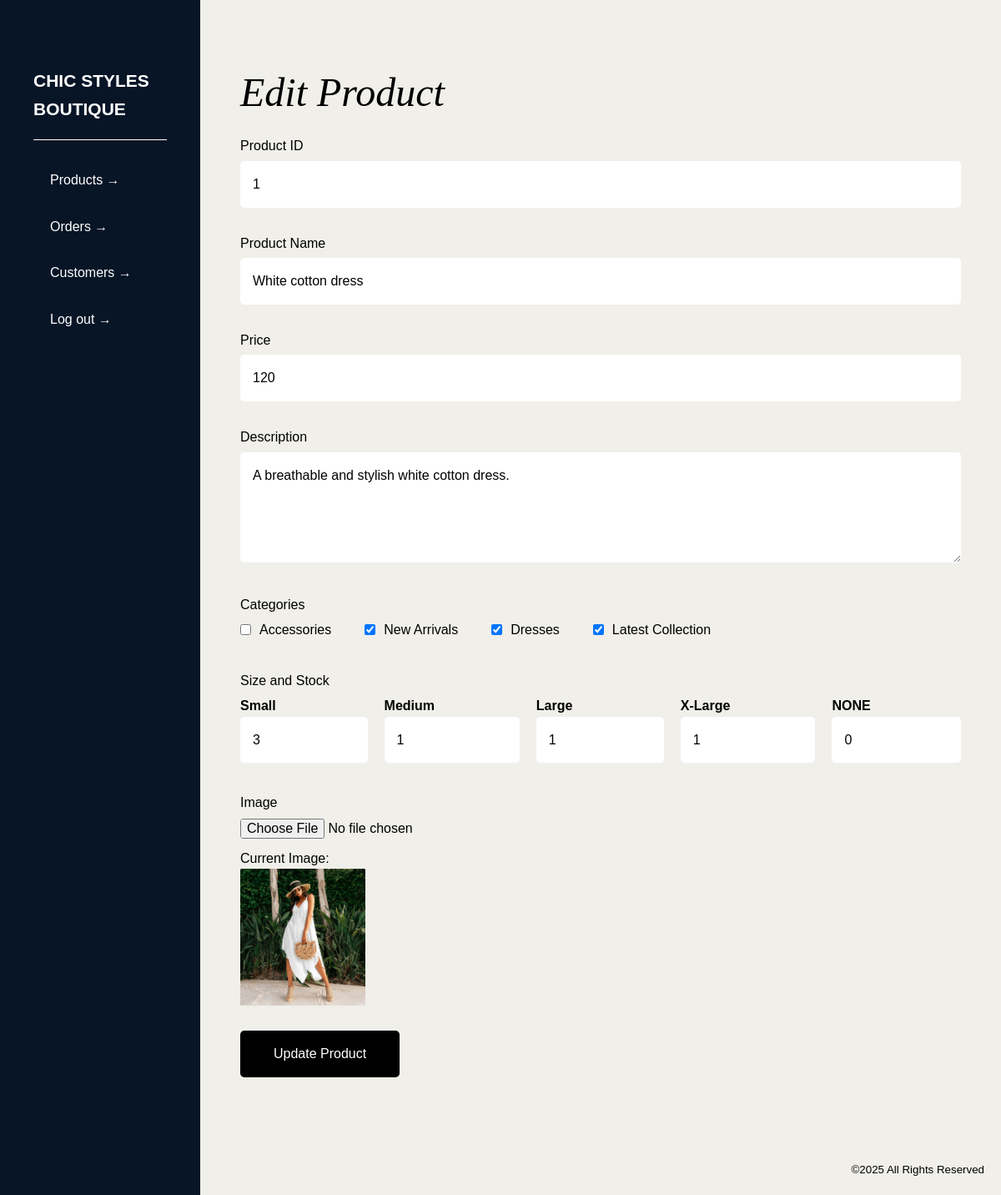
The app's page /admin/dashboard/products_edit.php?id=1 (signed in) with its own data.
### tables this page shows
CREATE TABLE `Products` (
  `ProductID` int(11) NOT NULL,
  `ProductName` varchar(30) NOT NULL,
  `ProductPrice` float NOT NULL,
  `ProductImg` varchar(200) NOT NULL,
  `ProductImgLarge` varchar(200) NOT NULL,
  `ProductDate` timestamp NOT NULL DEFAULT current_timestamp(),
  `ProductStock` int(11) NOT NULL DEFAULT 0,
  `ProductDescription` text NOT NULL
);

CREATE TABLE `Categories` (
  `CategoryID` int(11) NOT NULL,
  `CategoryName` varchar(30) NOT NULL
);

CREATE TABLE `Sizes` (
  `SizeID` int(11) NOT NULL,
  `SizeName` varchar(10) DEFAULT NULL
);

### admin/dashboard/products_edit.php (the view, shortened to what this page needs)
<?php
require_once '../../db_connection.php';
$ProductID = isset($_GET['id']) ? intval($_GET['id']) : 0;
$sql = "SELECT * FROM Products WHERE ProductID = ?";
$stmt = $conn->prepare($sql);
$stmt->bind_param('i', $ProductID);
$stmt->execute();
$result = $stmt->get_result();
$product = $result->fetch_assoc();
$categories = $conn->query("SELECT * FROM Categories");
$selected_categories = [];
$category_result = $conn->prepare("SELECT CategoryID FROM ProductCategories WHERE ProductID = ?");
$category_result->bind_param('i', $ProductID);
$category_result->execute();
$category_result = $category_result->get_result();
while ($row = $category_result->fetch_assoc()) {
    $selected_categories[] = $row['CategoryID'];
}
$sizes = $conn->query("SELECT * FROM Sizes");
$size_stock = [];
$size_result = $conn->prepare("SELECT SizeID, Stock FROM ProductSizes WHERE ProductID = ?");
$size_result->bind_param('i', $ProductID);
$size_result->execute();
$size_result = $size_result->get_result();
while ($row = $size_result->fetch_assoc()) {
    $size_stock[$row['SizeID']] = $row['Stock'];
}
?>
<!DOCTYPE html>
<html lang="en">
<head>
    <link rel="stylesheet" href="<?php echo BASE_URL; ?>style.css">
    <link rel="stylesheet" href="<?php echo BASE_URL; ?>admin/dashboard/admin-dashboard.css">
</head>
<body>
    <div class="flex">
        <?php include 'sidebar.php'; ?>
        <div class="flex2">
            <main class="product-edit">
                <h2>Edit Product</h2>
                <form action="product_update.php" method="POST" enctype="multipart/form-data">
                    <fieldset>
                        <label for="product-id">Product ID</label>
                        <input type="text" id="product-id" name="ProductID" readonly value="<?php echo htmlspecialchars($product['ProductID']); ?>">
                    </fieldset>
                    <fieldset>
                        <label for="product-name">Product Name</label>
                        <input type="text" id="product-name" name="ProductName" required value="<?php echo htmlspecialchars($product['ProductName']); ?>">
                    </fieldset>
                    <fieldset>
                        <label for="price">Price</label>
                        <input type="number" id="price" name="price" step="0.01" min="0" required value="<?php echo htmlspecialchars($product['ProductPrice']); ?>">
                    </fieldset>
                    <fieldset>
                        <label for="description">Description</label>
                        <textarea id="description" name="description" rows="4" required><?php echo htmlspecialchars($product['ProductDescription']); ?></textarea>
                    </fieldset>
                    <fieldset>
                        <label>Categories</label>
                        <div class="category-group">
                            <?php while ($category = $categories->fetch_assoc()): ?>
                                <label>
                                    <input type="checkbox" name="categories[]" value="<?php echo $category['CategoryID']; ?>"
                                    <?php echo in_array($category['CategoryID'], $selected_categories) ? 'checked' : ''; ?>>
                                    <?php echo htmlspecialchars($category['CategoryName']); ?>
                                </label>
                            <?php endwhile; ?>
                        </div>
                    </fieldset>
                    <fieldset>
                        <label>Size and Stock</label>
                        <div class="size-group">
                            <?php while ($size = $sizes->fetch_assoc()): ?>
                                <label>
                                    <strong><?php echo htmlspecialchars($size['SizeName']); ?></strong>
                                    <input type="number" name="size_stock[<?php echo $size['SizeID']; ?>]" min="0"
                                           value="<?php echo isset($size_stock[$size['SizeID']]) ? $size_stock[$size['SizeID']] : 0; ?>">
                                </label>
                            <?php endwhile; ?>
                        </div>
                    </fieldset>
                    <fieldset class="thumbnail">
                        <label for="image">Image</label>
                        <input type="file" id="image" name="image" accept="image/*">
                        <?php if (!empty($product['ProductImg'])): ?>
                            <p>Current Image:</p>
                            <img src="<?php echo BASE_URL . 'img/shop/' . htmlspecialchars($product['ProductImg']); ?>" alt="Product Image" style="max-width: 150px;">
                        <?php endif; ?>
                    </fieldset>
                    <div class="update_button">
                        <button type="submit">Update Product</button>
                    </div>
                </form>
            </main>
            <footer>
                <div class="container">
                    <small>©<?php echo date('Y'); ?> All Rights Reserved</small>
                </div>
            </footer>
        </div>
    </div>
</body>
</html>

### style.css (style rules this page uses)
* { margin: 0; padding: 0; box-sizing: border-box; }
html, body { height: 100%; font-size: 16px; font-family: "Montserrat", sans-serif; }
body { line-height: 1.6; background: #fff; color: #000; }
button { background: none; border: none; padding: 0; cursor: pointer; font: inherit; color: #C30A0A; }
img { max-width: 100%; height: auto; display: block; }
input, textarea, select, button { font: inherit; }
header, footer, section, article, aside, nav, figure, figcaption { display: block; }
button { position: relative; margin-top: 40px; }
button::before { background-color: #C30A0A; content: ''; width: 100%; height: 2px; position: absolute; left: 0; bottom: -20px; margin: auto; transform-origin: right top; transform: scale(0, 1); transition: transform .3s; }
h2 { font-family: "Times New Roman", serif; font-style: italic; font-size: 48px; font-weight: 400; line-height: 1.3; margin-bottom: 20px; text-align: center; margin-top: 10px; }
footer { background-color: #071526; color: #fff; }
footer .container { max-width: 1360px; margin: auto; padding: 80px 20px 20px; }
footer small { display: block; text-align: right; }

### admin/dashboard/admin-dashboard.css (style rules this page uses)
button::before, button:hover::before { opacity: 0; }
body { background-color: #F0EFEA; }
.flex { display: flex; justify-content: left; height: 100%; }
.flex2 { display: flex; flex-direction: column; justify-content: space-between; width: 100%; margin-left: 20vw; }
footer { background-color: inherit; color: #000; }
footer .container { padding: 20px; }
main { margin: 80px 0; width: 100%; padding: 0 4vw; }
main h2 { margin: 0 0 20px 0; text-align: left; }
.product-edit fieldset { margin-bottom: 30px; border: none; }
.product-edit label { display: block; margin-bottom: 5px; }
.product-edit input, .product-edit textarea { width: 100%; padding: 15px; border: none; border-radius: 5px; font-size: 16px; box-sizing: border-box; background-color: #fff; }
.product-edit button { background-color: black; color: white; border: none; cursor: pointer; font-size: 16px; transition: background-color 0.3s; margin: 0; padding: 15px 40px; border-radius: 5px; }
.category-group { display: flex; gap:40px; flex-wrap: wrap; }
.category-group label { display: flex; align-items: center; gap: 10px; }
.category-group label input { width: inherit; }
.size-group { display: flex; gap: 20px; }
fieldset { border: 0; }
.product-edit .thumbnail input { background-color: inherit; padding: 0; margin-bottom: 10px; }
button { margin-top: 20px; }

### records on screen
products: ProductID "1", ProductName "White cotton dress", price "120", description "A breathable and stylish white cotton dress.", ProductImg (picture)
categories: CategoryName "Accessories"
categories: CategoryID "☑", CategoryName "New Arrivals"
categories: CategoryID "☑", CategoryName "Dresses"
categories: CategoryID "☑", CategoryName "Latest Collection"
sizes: SizeName "Small", SizeID "3"
sizes: SizeName "Medium", SizeID "1"
sizes: SizeName "Large", SizeID "1"
sizes: SizeName "X-Large", SizeID "1"
sizes: SizeName "NONE", SizeID "0"
